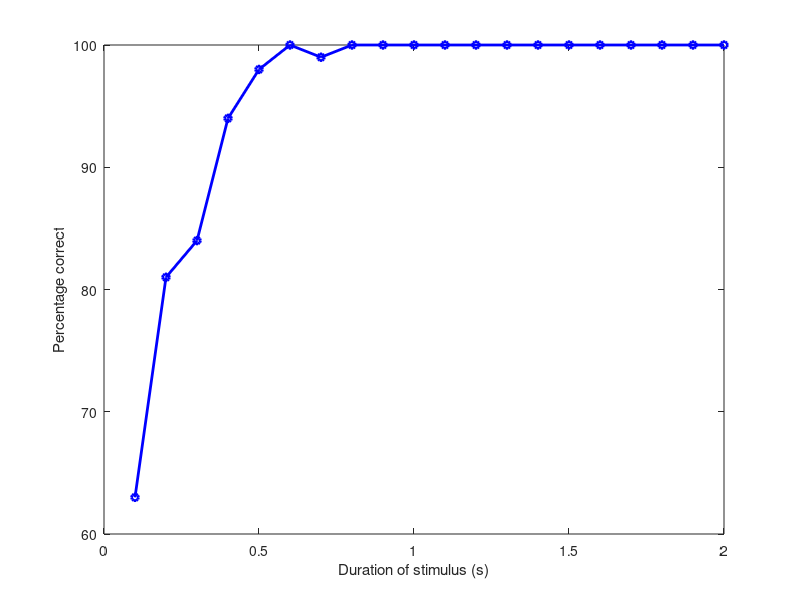
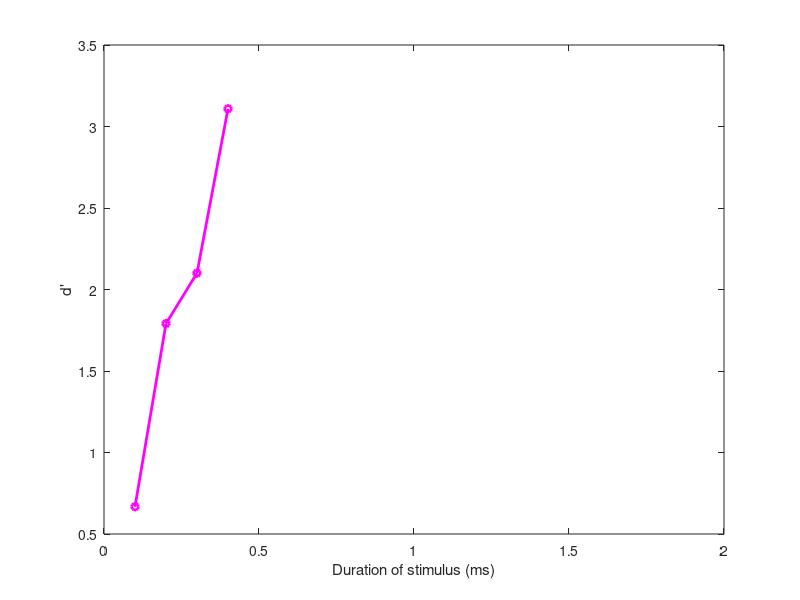
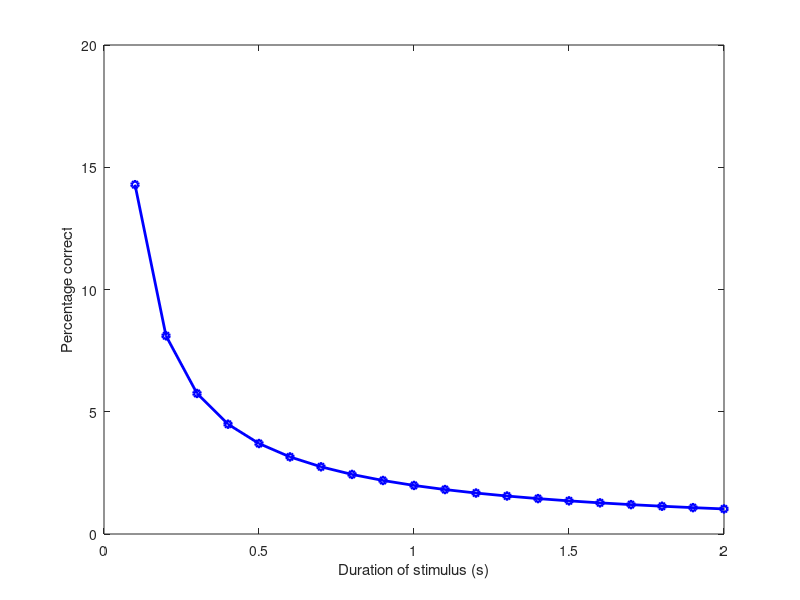
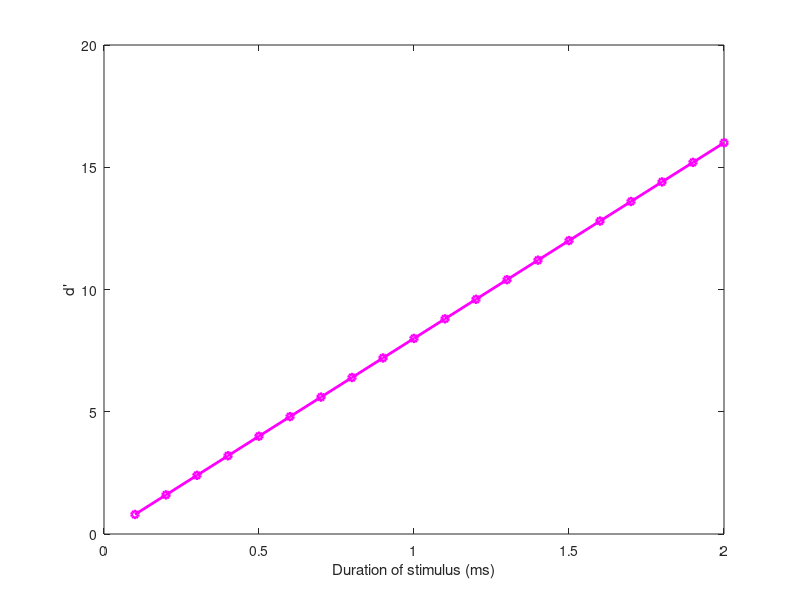

These charts were generated, in order, by the following MATLAB code:
clear; close all; clc;

%% Q1a)
stim_dur = linspace(0.1, 2, 20);
trials_per_experiment = 100;
contrast = 0.2;
var = 1;

trialspace = rand(trials_per_experiment, 1);
trialspace = (trialspace>.5) -1 * (trialspace<=.5);
percentage_correct_simul = [];
dprime_simul = [];
percentage_correct_theor = [];
dprime_theor = [];
for dur = stim_dur
    time_steps = dur * 10;

    B_mean = -2 * time_steps * contrast;
    A_mean = 2 * time_steps * contrast;
    B_var = time_steps * var;
    A_var = time_steps * var;
    optim_criterion = (A_mean + B_mean) / 2;
    
    evidence = time_steps * 2 * contrast * trialspace + ...
        trialspace .* randn(trials_per_experiment, 1);

    response = (evidence > optim_criterion) -1 * (evidence <= optim_criterion);
    H = 0;
    M = 0;
    CR = 0;
    FA = 0;
    for i = 1:trials_per_experiment
        if trialspace(i) == 1
            if response(i) == 1
                H = H + 1;
            else
                M = M + 1;
            end
        else
            if response(i) == -1
                CR = CR + 1;
            else
                FA = FA + 1;
            end
        end
    end
    
    pcorrect = (H + CR) * 100/trials_per_experiment;
    percentage_correct_simul = [percentage_correct_simul pcorrect];
    Hrate = H/(H+M);
    FArate = FA/(FA+CR);
    zH = -sqrt(2) * erfcinv(2*Hrate);
    zFA = -sqrt(2) * erfcinv(2*FArate);
    dp = zH - zFA;
    dprime_simul = [dprime_simul dp];
    
    
    

    resp_range = linspace(B_mean-2*B_var, A_mean+2*A_var, 100);
    B_pdf = normpdf(resp_range, B_mean, sqrt(B_var));
    B_cdf = normcdf(resp_range, B_mean, sqrt(B_var));
    A_pdf = normpdf(resp_range, A_mean, sqrt(A_var));
%     figure();
%     plot(resp_range, [B_pdf', A_pdf'])
%     ylabel('Probability')
%     xlabel('Total evidence')
%     legend('B', 'A')
%     title('A and B pdfs')
    percentage_correct_theor = [percentage_correct_theor, sum(A_pdf .* B_cdf)];
    dprime_theor = [dprime_theor, A_mean - B_mean];
end
figure();
plot(stim_dur, percentage_correct_simul, 'b-o', 'LineWidth', 2, ...
    'MarkerSize', 5)
xlabel('Duration of stimulus (s)')
ylabel('Percentage correct')
figure();
plot(stim_dur, dprime_simul, 'm-o', 'LineWidth', 2, ...
    'MarkerSize', 5);
xlabel('Duration of stimulus (ms)')
ylabel("d'")

figure();
plot(stim_dur, percentage_correct_theor, 'b-o', 'LineWidth', 2, ...
    'MarkerSize', 5)
xlabel('Duration of stimulus (s)')
ylabel('Percentage correct')
figure();
plot(stim_dur, dprime_theor, 'm-o', 'LineWidth', 2, ...
    'MarkerSize', 5);
xlabel('Duration of stimulus (ms)')
ylabel("d'")
